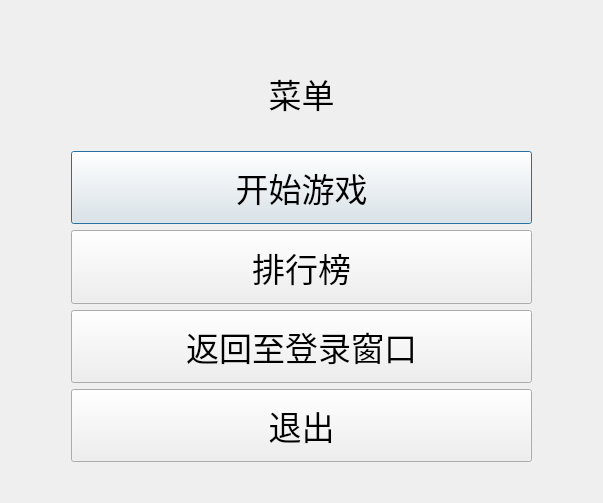
<?xml version="1.0" encoding="UTF-8"?>
<ui version="4.0">
 <class>MainDialog</class>
 <widget class="QDialog" name="MainDialog">
  <property name="geometry">
   <rect>
    <x>0</x>
    <y>0</y>
    <width>603</width>
    <height>503</height>
   </rect>
  </property>
  <property name="windowTitle">
   <string>主菜单</string>
  </property>
  <property name="styleSheet">
   <string notr="true">#MainDialog{border-image: url(:/images/background5.jpg);}
</string>
  </property>
  <layout class="QGridLayout" name="gridLayout">
   <item row="0" column="1">
    <spacer name="verticalSpacer">
     <property name="orientation">
      <enum>Qt::Vertical</enum>
     </property>
     <property name="sizeType">
      <enum>QSizePolicy::Fixed</enum>
     </property>
     <property name="sizeHint" stdset="0">
      <size>
       <width>20</width>
       <height>30</height>
      </size>
     </property>
    </spacer>
   </item>
   <item row="1" column="0">
    <spacer name="horizontalSpacer">
     <property name="orientation">
      <enum>Qt::Horizontal</enum>
     </property>
     <property name="sizeType">
      <enum>QSizePolicy::Fixed</enum>
     </property>
     <property name="sizeHint" stdset="0">
      <size>
       <width>60</width>
       <height>20</height>
      </size>
     </property>
    </spacer>
   </item>
   <item row="1" column="1" rowspan="2">
    <layout class="QVBoxLayout" name="verticalLayout_2" stretch="1,3">
     <item>
      <widget class="QLabel" name="label">
       <property name="font">
        <font>
         <family>华文新魏</family>
         <pointsize>25</pointsize>
        </font>
       </property>
       <property name="text">
        <string>菜单</string>
       </property>
       <property name="alignment">
        <set>Qt::AlignCenter</set>
       </property>
      </widget>
     </item>
     <item>
      <layout class="QVBoxLayout" name="verticalLayout">
       <item>
        <widget class="QPushButton" name="pushButton">
         <property name="sizePolicy">
          <sizepolicy hsizetype="Minimum" vsizetype="Minimum">
           <horstretch>0</horstretch>
           <verstretch>0</verstretch>
          </sizepolicy>
         </property>
         <property name="font">
          <font>
           <family>华文琥珀</family>
           <pointsize>25</pointsize>
          </font>
         </property>
         <property name="styleSheet">
          <string notr="true">#pushButton{color:black;border-image: url(:/images/button1_after.png);}
#pushButton:hover{color:blue;border-image: url(:/images/button1_after.png);}
#pushButton:pressed{color:white;border-image: url(:/images/button1_after.png);}
</string>
         </property>
         <property name="text">
          <string>开始游戏</string>
         </property>
        </widget>
       </item>
       <item>
        <widget class="QPushButton" name="pushButton_2">
         <property name="sizePolicy">
          <sizepolicy hsizetype="Minimum" vsizetype="Minimum">
           <horstretch>0</horstretch>
           <verstretch>0</verstretch>
          </sizepolicy>
         </property>
         <property name="font">
          <font>
           <family>华文琥珀</family>
           <pointsize>25</pointsize>
          </font>
         </property>
         <property name="styleSheet">
          <string notr="true">#pushButton_2{color:black;border-image: url(:/images/button2.png);}
#pushButton_2:hover{color:blue;border-image: url(:/images/button2.png);}
#pushButton_2:pressed{color:white;border-image: url(:/images/button2.png);}
</string>
         </property>
         <property name="text">
          <string>排行榜</string>
         </property>
        </widget>
       </item>
       <item>
        <widget class="QPushButton" name="pushButton_4">
         <property name="sizePolicy">
          <sizepolicy hsizetype="Minimum" vsizetype="Minimum">
           <horstretch>0</horstretch>
           <verstretch>0</verstretch>
          </sizepolicy>
         </property>
         <property name="font">
          <font>
           <family>华文琥珀</family>
           <pointsize>25</pointsize>
          </font>
         </property>
         <property name="styleSheet">
          <string notr="true">#pushButton_4{color:black;border-image: url(:/images/button3.png);}
#pushButton_4:hover{color:blue;border-image: url(:/images/button3.png);}
#pushButton_4:pressed{color:white;border-image: url(:/images/button3.png);}
</string>
         </property>
         <property name="text">
          <string>返回至登录窗口</string>
         </property>
        </widget>
       </item>
       <item>
        <widget class="QPushButton" name="pushButton_3">
         <property name="sizePolicy">
          <sizepolicy hsizetype="Minimum" vsizetype="Minimum">
           <horstretch>0</horstretch>
           <verstretch>0</verstretch>
          </sizepolicy>
         </property>
         <property name="font">
          <font>
           <family>华文琥珀</family>
           <pointsize>25</pointsize>
          </font>
         </property>
         <property name="styleSheet">
          <string notr="true">#pushButton_3{color:black;border-image: url(:/images/button3.png);}
#pushButton_3:hover{color:blue;border-image: url(:/images/button3.png);}
#pushButton_3:pressed{color:white;border-image: url(:/images/button3.png);}
</string>
         </property>
         <property name="text">
          <string>退出</string>
         </property>
        </widget>
       </item>
      </layout>
     </item>
    </layout>
   </item>
   <item row="2" column="2">
    <spacer name="horizontalSpacer_2">
     <property name="orientation">
      <enum>Qt::Horizontal</enum>
     </property>
     <property name="sizeType">
      <enum>QSizePolicy::Fixed</enum>
     </property>
     <property name="sizeHint" stdset="0">
      <size>
       <width>60</width>
       <height>20</height>
      </size>
     </property>
    </spacer>
   </item>
   <item row="3" column="1">
    <spacer name="verticalSpacer_2">
     <property name="orientation">
      <enum>Qt::Vertical</enum>
     </property>
     <property name="sizeType">
      <enum>QSizePolicy::Fixed</enum>
     </property>
     <property name="sizeHint" stdset="0">
      <size>
       <width>20</width>
       <height>30</height>
      </size>
     </property>
    </spacer>
   </item>
  </layout>
 </widget>
 <resources/>
 <connections/>
</ui>
